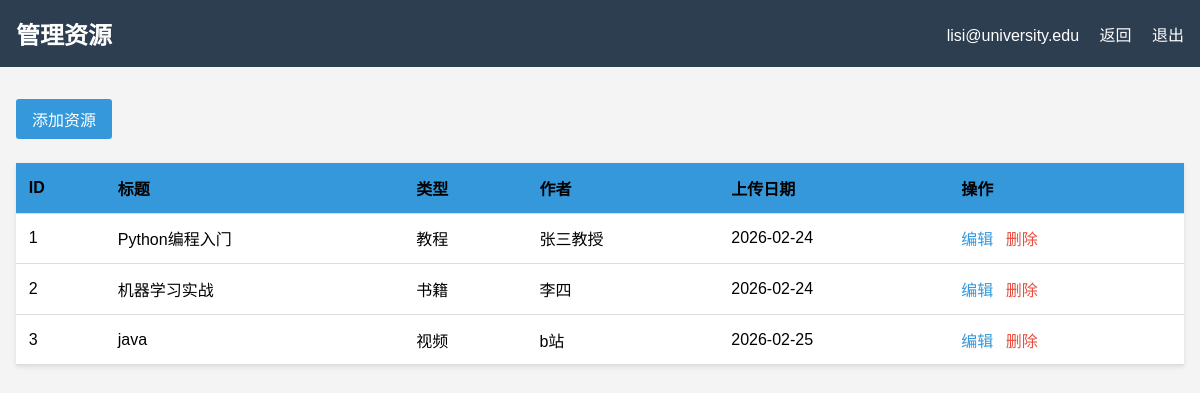
The page /admin/resources (signed in) on the database its author committed.
### app.py (models this page shows)
class Resource(db.Model):
    id = db.Column(db.Integer, primary_key=True)
    title = db.Column(db.String(200), nullable=False)
    description = db.Column(db.Text)
    resource_type = db.Column(db.String(50), nullable=False)
    file_url = db.Column(db.String(200))
    upload_date = db.Column(db.DateTime, default=datetime.utcnow)
    author = db.Column(db.String(100))

### app.py (the view)
@app.route('/admin/resources')
@login_required
def admin_resources():
    resources = Resource.query.all()
    return render_template('admin/resources.html', resources=resources)

### app.py (called while the page is built)
def login_required(f):
    @wraps(f)
    def decorated_function(*args, **kwargs):
        if not session.get('logged_in'):
            flash('请先登录', 'warning')
            return redirect(url_for('login', next=request.url))
        return f(*args, **kwargs)
    return decorated_function

### templates/admin/resources.html (shortened to what this page needs)
<!DOCTYPE html>
<html lang="zh-CN">
<head>
</head>
<body>
    <header class="admin-header">
        <h1>管理资源</h1>
        <div>
            <span>{{ session.username }}</span>
            <a href="{{ url_for('admin_dashboard') }}">返回</a>
            <a href="{{ url_for('logout') }}">退出</a>
        </div>
    </header>
    <div class="admin-container">
        <div class="toolbar">
            <a href="{{ url_for('admin_resource_add') }}" class="btn">添加资源</a>
        </div>
        <table>
            <thead>
                <tr class="table_title">
                    <th>ID</th>
                    <th>标题</th>
                    <th>类型</th>
                    <th>作者</th>
                    <th>上传日期</th>
                    <th>操作</th>
                </tr>
            </thead>
            <tbody>
                {% for resource in resources %}
                <tr>
                    <td>{{ resource.id }}</td>
                    <td>{{ resource.title }}</td>
                    <td>{{ resource.resource_type }}</td>
                    <td>{{ resource.author }}</td>
                    <td>{{ resource.upload_date.strftime('%Y-%m-%d') }}</td>
                    <td class="actions">
                        <a href="{{ url_for('admin_resource_edit', id=resource.id) }}">编辑</a>
                        <a href="{{ url_for('admin_resource_delete', id=resource.id) }}" class="delete" onclick="return confirm('确定删除吗？')">删除</a>
                    </td>
                </tr>
                {% endfor %}
            </tbody>
        </table>
    </div>
</body>
</html>

### templates/admin/resources.html (style rules this page uses)
* { margin:0; padding:0; box-sizing:border-box; }
body { font-family: 'Microsoft YaHei', sans-serif; background: #f4f4f4; }
.admin-header { background: #2c3e50; color: white; padding: 1rem; display: flex; justify-content: space-between; align-items: center; }
.admin-header h1 { font-size: 1.5rem; }
.admin-header a { color: white; text-decoration: none; margin-left: 1rem; }
.admin-container { max-width: 1200px; margin: 2rem auto; padding: 0 1rem; }
.toolbar { margin-bottom: 1.5rem; display: flex; justify-content: space-between; align-items: center; }
.btn { background: #3498db; color: white; padding: 0.5rem 1rem; text-decoration: none; border-radius: 3px; display: inline-block; }
table { width: 100%; background: white; border-collapse: collapse; box-shadow: 0 2px 5px rgba(0,0,0,0.1); }
th, td { padding: 0.8rem; text-align: left; border-bottom: 1px solid #ddd; }
th { background: #f2f2f2; }
.table_title th { background-color: #3498db; }
.actions a { margin-right: 0.5rem; text-decoration: none; color: #3498db; }
.actions a.delete { color: #e74c3c; }

### rows shown on the page
Resource: id "1", title "Python编程入门", resource_type "教程", author "张三教授", upload_date "2026-02-24"
Resource: id "2", title "机器学习实战", resource_type "书籍", author "李四", upload_date "2026-02-24"
Resource: id "3", title "java", resource_type "视频", author "b站", upload_date "2026-02-25"

### other values the page prints
{{ session.username }} "lisi@university.edu"
